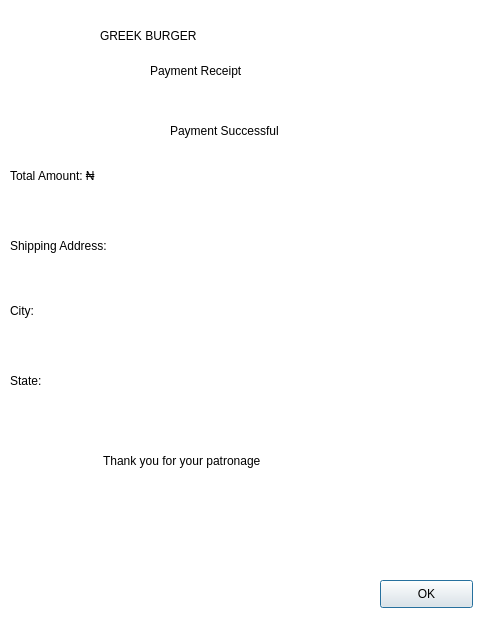
<?xml version="1.0" encoding="UTF-8"?>
<ui version="4.0">
 <class>ReceiptDialog</class>
 <widget class="QDialog" name="ReceiptDialog">
  <property name="geometry">
   <rect>
    <x>0</x>
    <y>0</y>
    <width>485</width>
    <height>624</height>
   </rect>
  </property>
  <property name="windowTitle">
   <string>Dialog</string>
  </property>
  <widget class="QLabel" name="label">
   <property name="geometry">
    <rect>
     <x>150</x>
     <y>40</y>
     <width>271</width>
     <height>61</height>
    </rect>
   </property>
   <property name="styleSheet">
    <string notr="true">font: 75 20pt &quot;MS Shell Dlg 2&quot;;</string>
   </property>
   <property name="text">
    <string>Payment Receipt</string>
   </property>
  </widget>
  <widget class="QLabel" name="label_2">
   <property name="geometry">
    <rect>
     <x>10</x>
     <y>150</y>
     <width>461</width>
     <height>51</height>
    </rect>
   </property>
   <property name="styleSheet">
    <string notr="true">font: 75 12pt &quot;MS Shell Dlg 2&quot;;</string>
   </property>
   <property name="text">
    <string>Total Amount: ₦</string>
   </property>
  </widget>
  <widget class="QLabel" name="label_3">
   <property name="geometry">
    <rect>
     <x>10</x>
     <y>220</y>
     <width>461</width>
     <height>51</height>
    </rect>
   </property>
   <property name="styleSheet">
    <string notr="true">font: 75 12pt &quot;MS Shell Dlg 2&quot;;</string>
   </property>
   <property name="text">
    <string>Shipping Address:</string>
   </property>
  </widget>
  <widget class="QLabel" name="label_4">
   <property name="geometry">
    <rect>
     <x>-10</x>
     <y>0</y>
     <width>101</width>
     <height>71</height>
    </rect>
   </property>
   <property name="text">
    <string/>
   </property>
   <property name="pixmap">
    <pixmap>../../Downloads/007d85591e9ea14e737977be9345dfe3.jpg</pixmap>
   </property>
   <property name="scaledContents">
    <bool>true</bool>
   </property>
  </widget>
  <widget class="QLabel" name="label_5">
   <property name="geometry">
    <rect>
     <x>10</x>
     <y>290</y>
     <width>461</width>
     <height>41</height>
    </rect>
   </property>
   <property name="styleSheet">
    <string notr="true">font: 75 12pt &quot;MS Shell Dlg 2&quot;;</string>
   </property>
   <property name="text">
    <string>City:</string>
   </property>
  </widget>
  <widget class="QPushButton" name="ok_button">
   <property name="geometry">
    <rect>
     <x>380</x>
     <y>580</y>
     <width>93</width>
     <height>28</height>
    </rect>
   </property>
   <property name="text">
    <string>OK</string>
   </property>
  </widget>
  <widget class="QLabel" name="label_6">
   <property name="geometry">
    <rect>
     <x>10</x>
     <y>360</y>
     <width>461</width>
     <height>41</height>
    </rect>
   </property>
   <property name="styleSheet">
    <string notr="true">font: 75 12pt &quot;MS Shell Dlg 2&quot;;</string>
   </property>
   <property name="text">
    <string>State:</string>
   </property>
  </widget>
  <widget class="QLabel" name="label_8">
   <property name="geometry">
    <rect>
     <x>60</x>
     <y>450</y>
     <width>321</width>
     <height>21</height>
    </rect>
   </property>
   <property name="styleSheet">
    <string notr="true">font: 10pt &quot;MS Shell Dlg 2&quot;;</string>
   </property>
   <property name="text">
    <string>             Thank you for your patronage</string>
   </property>
  </widget>
  <widget class="QLabel" name="label_9">
   <property name="geometry">
    <rect>
     <x>100</x>
     <y>0</y>
     <width>381</width>
     <height>71</height>
    </rect>
   </property>
   <property name="styleSheet">
    <string notr="true">font: 87 25pt &quot;Arial Black&quot;;</string>
   </property>
   <property name="text">
    <string>GREEK BURGER</string>
   </property>
  </widget>
  <widget class="QLabel" name="label_7">
   <property name="geometry">
    <rect>
     <x>170</x>
     <y>110</y>
     <width>241</width>
     <height>41</height>
    </rect>
   </property>
   <property name="styleSheet">
    <string notr="true">font: 75 12pt &quot;MS Shell Dlg 2&quot;;</string>
   </property>
   <property name="text">
    <string>Payment Successful</string>
   </property>
  </widget>
  <widget class="QLabel" name="label_10">
   <property name="geometry">
    <rect>
     <x>-6</x>
     <y>-5</y>
     <width>501</width>
     <height>641</height>
    </rect>
   </property>
   <property name="styleSheet">
    <string notr="true">background-color: rgb(255, 255, 255);</string>
   </property>
   <property name="text">
    <string/>
   </property>
  </widget>
  <zorder>label_10</zorder>
  <zorder>label</zorder>
  <zorder>label_2</zorder>
  <zorder>label_3</zorder>
  <zorder>label_4</zorder>
  <zorder>label_5</zorder>
  <zorder>ok_button</zorder>
  <zorder>label_6</zorder>
  <zorder>label_8</zorder>
  <zorder>label_9</zorder>
  <zorder>label_7</zorder>
 </widget>
 <resources/>
 <connections/>
</ui>
